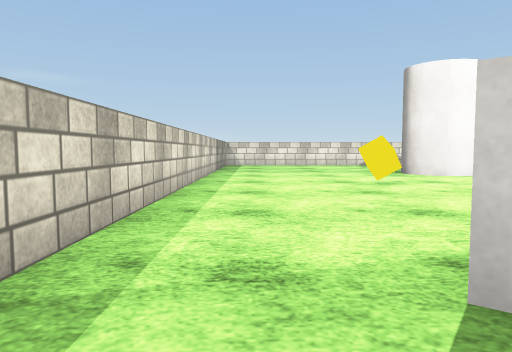
View 1 (above)

20 first-person views from a walk through a Unity game level. The camera is 0.64 m above the floor, tilts 4° down and sees 70° across. The floor is counted in squares, 1 m on a side. Each view is taken from the middle of a square. On the plan, view 1 faces up. The plan holds only what a view shows up to about 10 squares ahead; the rest is blank. Surface patterns are stand-ins for the level's own textures.

View 2
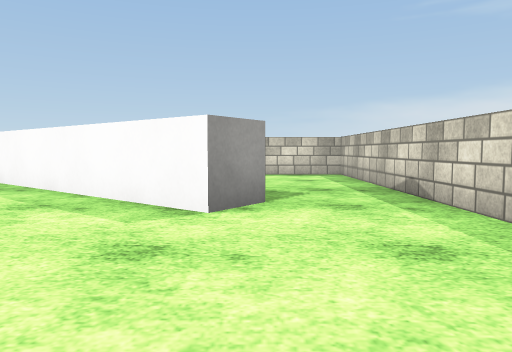

View 3
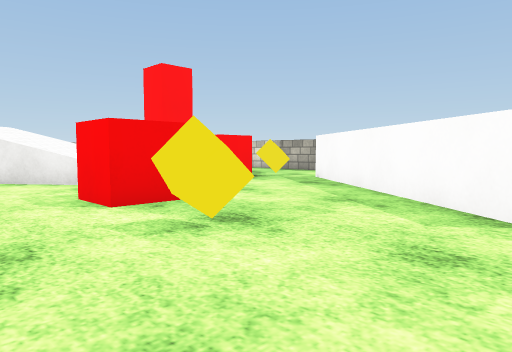

View 4
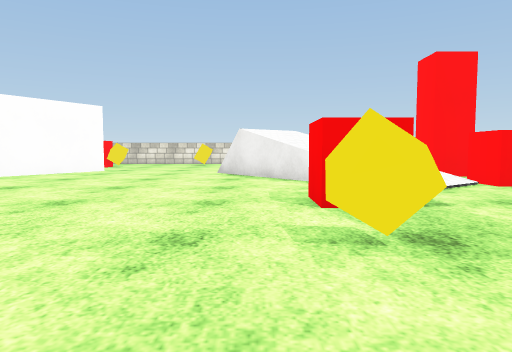

View 5
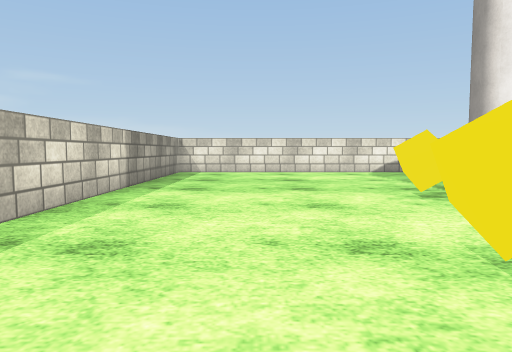

View 6
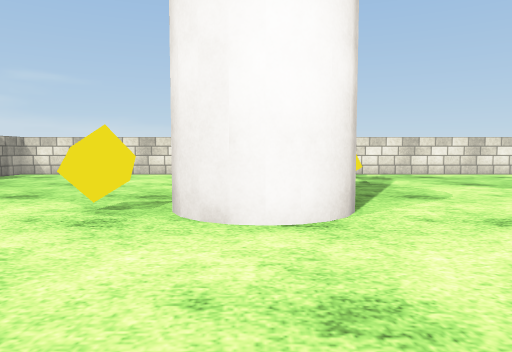

View 7
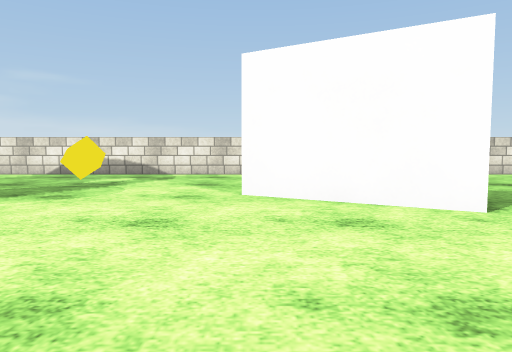

View 8
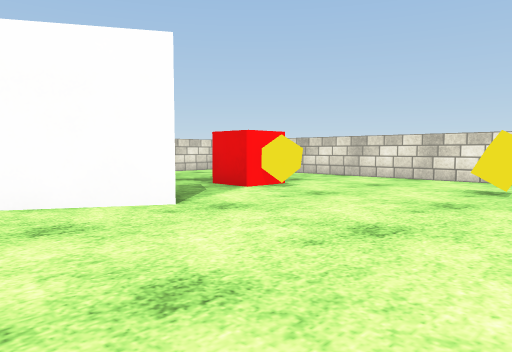

View 9
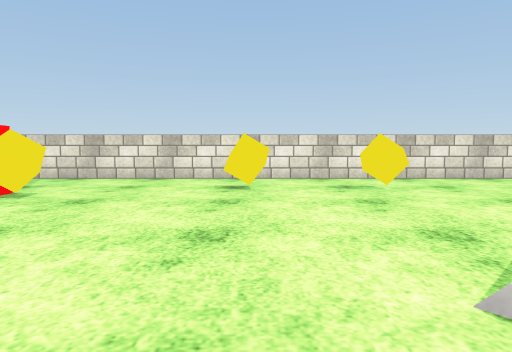

View 10
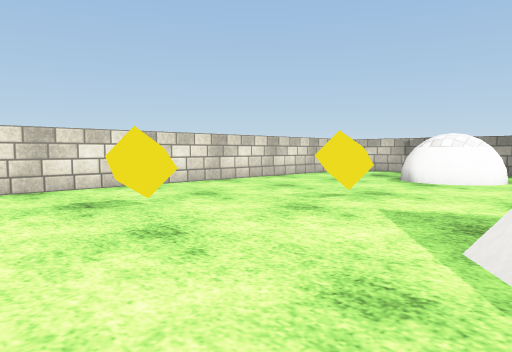

View 11
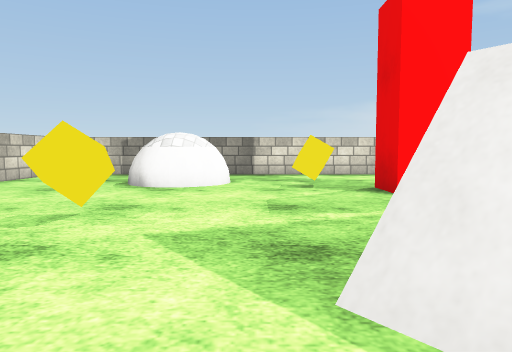

View 12
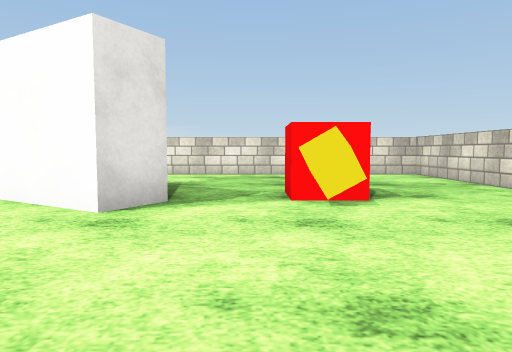

View 13
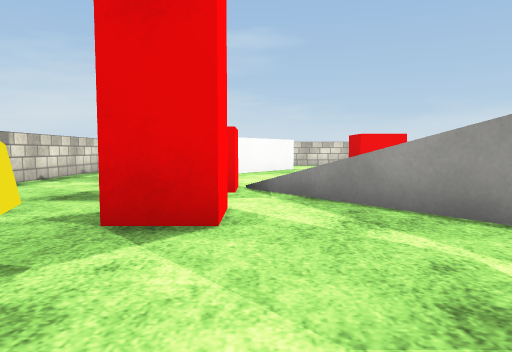

View 14
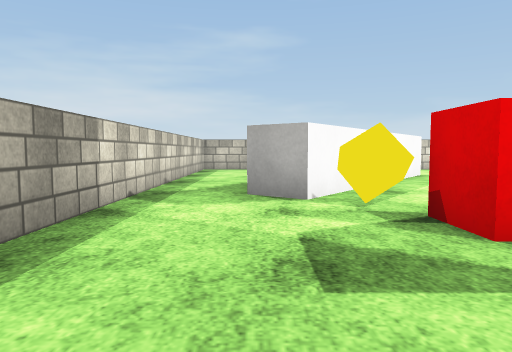

View 15
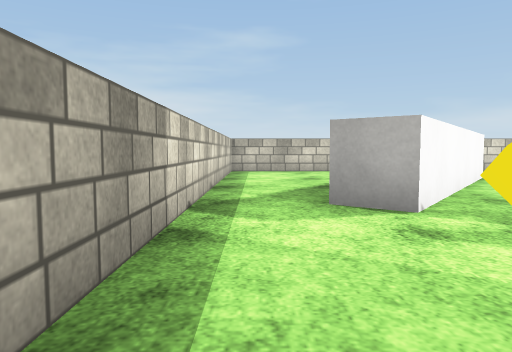

View 16
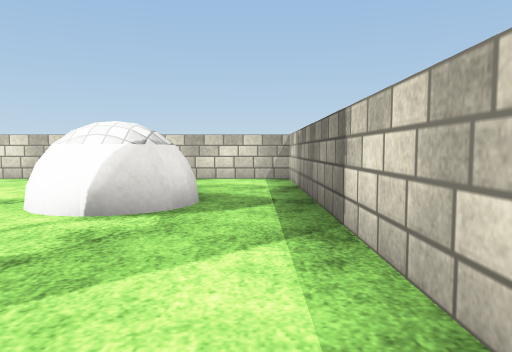

View 17
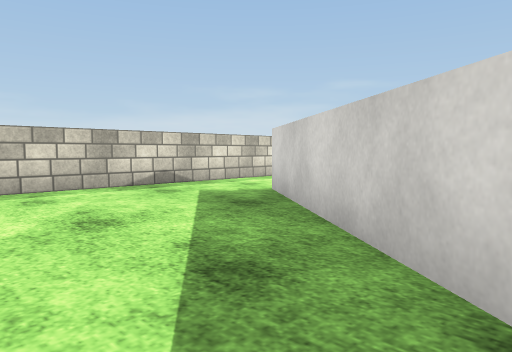

View 18
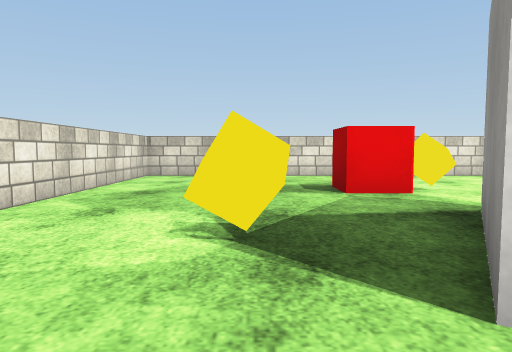

View 19
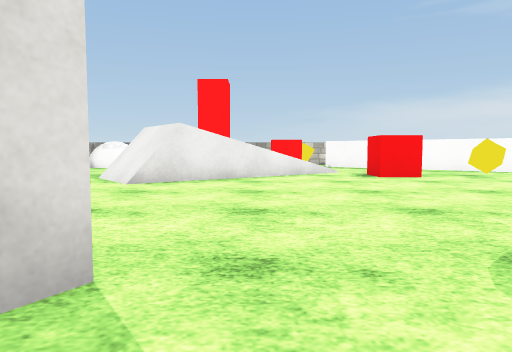

View 20
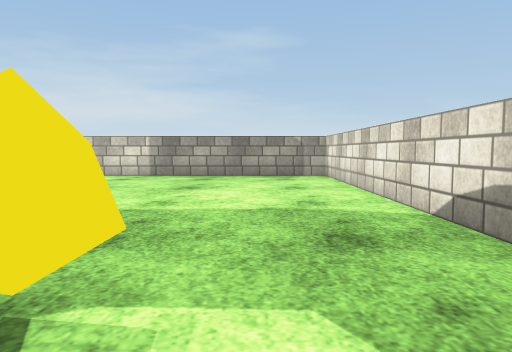

### Floor plan
Key: @ floor where view 1 was taken; # wall or solid block; . floor; / step, stairs or slope; v drop or lower ground; O other object.
Columns run from 2 left of view 1 to 18 right of it. Each row starts with its distance up from view 1.
 16 #####################
 15 #...................#
 14 #...................#
 13 #........O....O.....#
 12 #...........##......#
 11 #......O....###.OO..#
 10 #.....OOO.....#.....#
  9 #......O............#
  8 #...................#
  7 #...O.............O.#
  6 #............#......#
  5 #...........#v#...O.#
  4 #....O.OO..///#.....#
  3 #........////#......#
  2 #..##....///.....O..#
  1 #...##..../.........#
  0 #.@..##...O.OO......#
 -1 #.....###O....O.OO..#
 -2 #.......#.......OO..#
 -3 #...................#
 -4 #####################

Where each view was taken, in squares from view 1:
view 1: 0 up, 0 right, facing up
view 2: 6 up, 1 right, facing down
view 3: 6 up, 1 right, facing down-right
view 4: 5 up, 1 right, facing right
view 5: 5 up, 1 right, facing up
view 6: 6 up, 5 right, facing up
view 7: 6 up, 10 right, facing up
view 8: 6 up, 10 right, facing up-right
view 9: 7 up, 10 right, facing right
view 10: 7 up, 12 right, facing down-right
view 11: 6 up, 13 right, facing down
view 12: 6 up, 14 right, facing up
view 13: 1 up, 14 right, facing left
view 14: 2 down, 11 right, facing left
view 15: 3 down, 10 right, facing left
view 16: 3 down, 10 right, facing right
view 17: 3 down, 5 right, facing up-left
view 18: 13 up, 9 right, facing right
view 19: 13 up, 9 right, facing down
view 20: 14 up, 8 right, facing left
